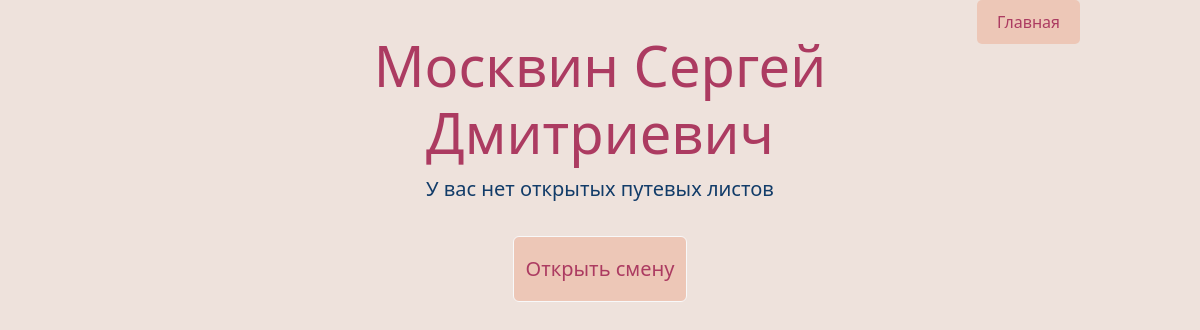
The page /user/1 on the database as committed earlier.
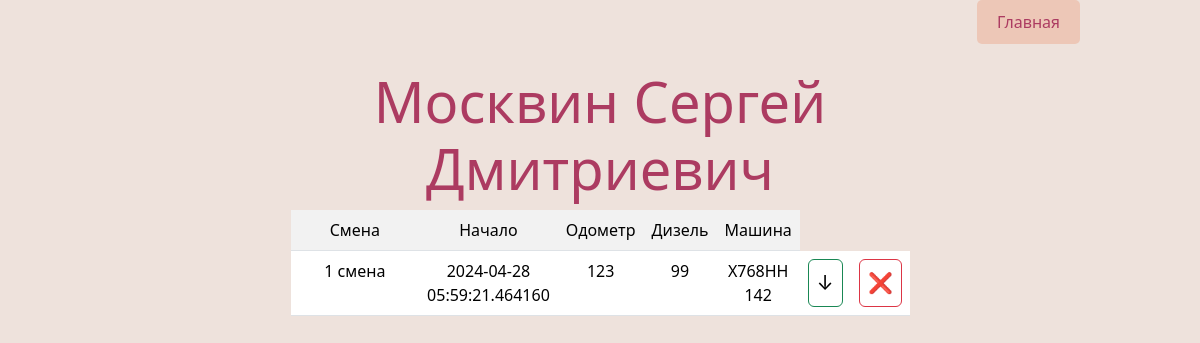
The same page on the database as committed later.
### models.py (models this page shows, shortened)
class Shifts(db.Model):
    __tablename__ = "Shifts"
    id = db.Column(db.Integer, primary_key=True, autoincrement=True)
    type = db.Column(db.String(300), nullable=False)
    date_started = db.Column(db.DateTime, default=datetime.utcnow)
    date_ended = db.Column(db.DateTime,  nullable=True, default=None)
    odometer_start = db.Column(db.Integer, nullable=False)
    diesel_start = db.Column(db.Integer, nullable=False)
    odometer_end = db.Column(db.Integer, nullable=True, default=None)
    diesel_end = db.Column(db.Integer, nullable=True, default=None)
    refill = db.Column(db.Integer, nullable=True, default=None)
    employer_id = db.Column(db.Integer, db.ForeignKey('Workers.id'))
    vehicle_id = db.Column(db.Integer, db.ForeignKey('Vehicles.id'))

class Vehicles(db.Model):
    __tablename__ = "Vehicles"
    id = db.Column(db.Integer, primary_key=True, autoincrement=True)
    model = db.Column(db.String(300), nullable=False)
    plate = db.Column(db.String(300), nullable=False)

### routes.py (the view)
@app.route('/user/<key>', methods=['POST', 'GET'])
def worker_shifts(key):
    if request.method == 'POST':
        return redirect(url_for('new_shift', key=key))
    else:
        worker = Workers.query.filter_by(key=key).first()
        if worker is None:
            return render_template('error.html', Text="Такого пользователя нет.")
        else:
            shift = Shifts.query.filter(Shifts.employer_id == worker.id, Shifts.date_ended == None).first()
            if shift:
                car = Vehicles.query.filter(Vehicles.id == shift.vehicle_id).first()
            else:
                car = None
            return render_template('user.html', worker=worker, shift=shift, car=car)

### templates/user.html (shortened to what this page needs)
{% extends 'base.html' %}
{% block body %}
<div class="cover-container d-flex w-75 h-50 p-3 mx-auto flex-column justify-content-center">
    <h1 class="display-4">{{ worker.last_name }} {{ worker.first_name }} {{ worker.surname }}</h1>
    {% if shift %}
        <div class="mb-3 table-responsive">
            <table class="table table-Light table-striped">
                <tr class="table table-Light table-striped">
                        <td class="table table-Light table-striped">Смена</td>
                        <td class="table table-Light table-striped">Начало</td>
                        <td class="table table-Light table-striped">Одометр</td>
                        <td class="table table-Light table-striped">Дизель</td>
                        <td class="table table-Light table-striped">Машина</td>
                </tr>
                    <tr class="table table-Light table-striped">
                        <td class="table table-Light table-striped">{{ shift.type }}</td>
                        <td class="table table-Light table-striped">{{ shift.date_started }}</td>
                        <td class="table table-Light table-striped">{{ shift.odometer_start }}</td>
                        <td class="table table-Light table-striped">{{ shift.diesel_start }}</td>
                        <td class="table table-Light table-striped">{{ car.plate }}</td>
                        <td class="table table-Light table-striped">
                            <form method="POST" action="/download/{{ shift.id }}" id="downloadForm">
                                <button class="btn btn-success w-100 py-2" type="submit">↓</button>
                            </form>
                        </td>
                        <td class="table table-Light table-striped">
                            <form method="GET" action="/close/{{ shift.id }}">
                                <button class="btn btn-danger w-100 py-2" type="submit">❌</button>
                            </form>
                        </td>
                    </tr>
            </table>
        </div>
    {% else %}
        <div class="mb-3">
            <p>У вас нет открытых путевых листов</p>
        </div>
        <div class="mb-3 h-100 d-flex justify-content-center">
            <form method="GET" action="/user/{{ worker.key }}/new_shift">
                <button class="btn btn-light w-100 h-50" type="submit">Открыть смену</button>
            </form>
        </div>
{% endif %}
</div>
{% endblock %}

Rows that differ between the two databases and show on the page:
now on this page (row edited): Shifts: type "1 смена", date_started "2024-04-28 05:59:21.464160", odometer_start "123", diesel_start "99"
now on this page (row unchanged): Vehicles: plate "Х768НН 142"
Other text that changed with them:
text no longer shown: "У вас нет открытых путевых листов Открыть смену"
text now shown: "Смена Начало Одометр Дизель Машина ↓ ❌"
